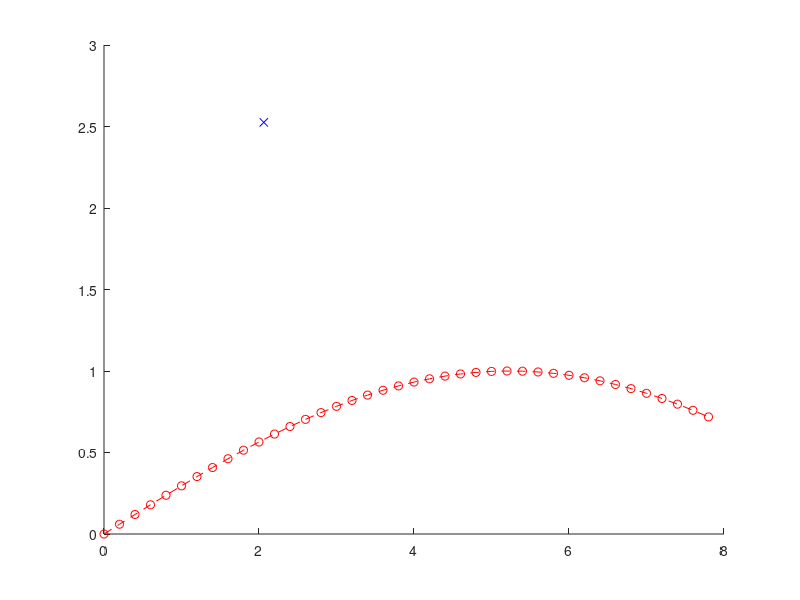

Recreate this plot in MATLAB. (Note: this script raises an error after producing the figure.)
% Nonlinear programming examples
clear all; close all; clc

global n m N T dt xd obs pF withobs endonly

%% Optimization problem definition
% Number of optimization variables per timestep: n states and m inputs
n = 3;
m = 2;
N = (n+m);

% Example #1 Basic tracking of sinusoidal desired trajectory
% Time steps
T = 10;
dt = 1;
% Desired trajectory
xd = [0:dt:(T-1)*dt; sin(0.3*[0:dt:(T-1)*dt]);zeros(size(0:dt:(T-1)*dt))]';
%Initial position
p0 = [0 2 0];

% Example #2 Tracking of sinusoidal desired trajectory with obstacles
% Time steps
withobs = 1;
if (withobs)
    T = 40;
    dt = 0.2;
    % Desired trajectory
    xd = [0:dt:(T-1)*dt; sin(0.3*[0:dt:(T-1)*dt]);zeros(size(0:dt:(T-1)*dt))]';
    %Initial position
    p0 = [0 2 0];
    % Set up environment
    posMinBound = [0 -1];
    posMaxBound = [4 3];
    numObsts = 6;
end

% Example #3 Navigating to a destination (with or without obstacles from
% above)
endonly = 0;
if (endonly)
    T = 10;
    dt = 1;
    pF = [ 4 0 0.5];
end 

% Initial solution
x0 = zeros(N*T,1);
x0(1:N:end) = p0(1);
x0(2:N:end) = p0(2);
x0(3:N:end) = p0(3);
x0(4:N:end) = 0;
x0(5:N:end) = 0;

% Constraints
A = [];
B = [];
Aeq = zeros(3,N*T);
Aeq(1:3,1:3) = eye(3);
Beq = p0';

% State and input bounds
LB = -100*ones(N*T,1);
LB(4:N:end) = 0;
LB(5:N:end) = -1.5;

UB = 100*ones(N*T,1);
UB(4:N:end) = 2;
UB(5:N:end) = 1.5;

% Define random round obstacles
if (withobs)
    range = (posMaxBound-posMinBound);
    obs = rand(numObsts,2);
    obs(:,1) = posMinBound(1)+range(1)*obs(:,1);
    obs(:,2) = posMinBound(2)+range(2)*obs(:,2);
    for i=1:numObsts
        for j=1:numObsts
            dist(i,j) = norm(obs(i,:)-obs(j,:));
        end
        dist(i,numObsts+1) = norm(obs(i,:)-p0(1:2));
        radius(i) = min(dist(i,[1:i-1 i+1:end]))/2.5;
    end
    obs = [obs radius'];
end


figure(1); clf; hold on;
if (~endonly)
    plot(xd(:,1), xd(:,2), 'ro--')
else
    plot(pF(1),pF(2),'ro')
end
if (withobs)
        for i=1:numObsts
        plot(obs(i,1), obs(i,2),'bx');
        circle(1, obs(i,:), radius(i));
    end
    axis equal
end
drawnow();

% Solve nonlinear program
options = optimset('display', 'off','maxfunevals',50000);
tic;
[X,FVAL,EXITFLAG,OUTPUT,LAMBDA] = FMINCON(@(x) cost(x),x0,A,B,Aeq,Beq,LB,UB,@(x) constraints(x), options);
toc;
% Rename results
x = X(1:N:end);
y = X(2:N:end);
th = X(3:N:end);
v = X(4:N:end);
w = X(5:N:end);

% Plot results
figure(2);clf; hold all;
plot(1:T,x)
plot(1:T,y)
plot(1:T,th)
plot(1:T,v)
plot(1:T,w)

figure(1); hold on;
plot(x,y,'bx-');
